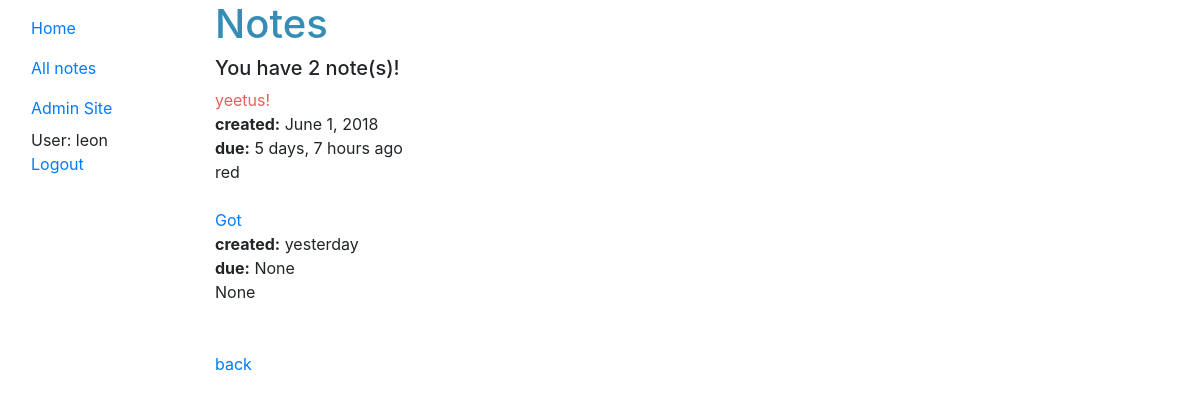
Before: /notes (signed in) with the older database file.
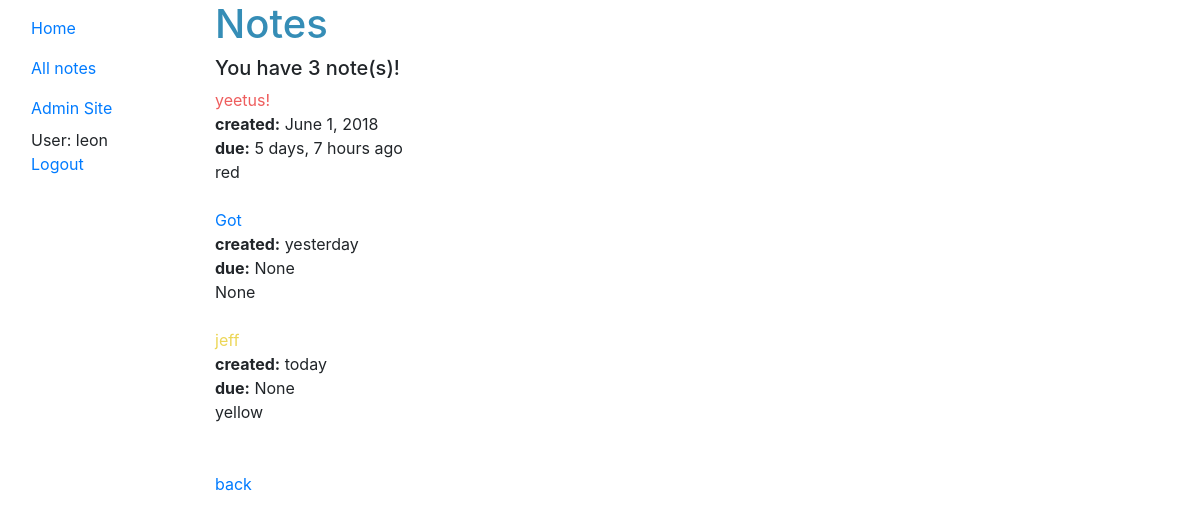
After: the same page with the newer database file.
### notesApp/models.py (models this page shows, shortened)
class Note(models.Model):
    colourChoices = (
        ('blue', 'Blue'),
        ('red', 'Red'),
        ('green', 'Green'),
        ('yellow', 'Yellow'),
    )
    owner = models.ForeignKey(User, on_delete=models.CASCADE)
    title = models.CharField(
        max_length=50, help_text="Main description of your task")
    description = models.TextField(
        blank=True, null=True, help_text="Any additional information")
    colour = models.CharField(blank=True, null=True,
                              max_length=50, choices=colourChoices, help_text="Colour code the note")
    group = models.CharField(
        blank=True, null=True, max_length=50, help_text="Assign the note to a group")
    dateCreated = models.DateTimeField(
        auto_now_add=True, verbose_name='date created')
    dateDue = models.DateTimeField(
        blank=True, null=True, help_text="Set a reminder date", verbose_name='date due')
    class Meta:
        ordering = ["dateCreated"]

### notesApp/views.py (the view)
# urls.py: path('notes', views.notes, name='notes'),
@login_required
def notes(request):
    noteList = Note.objects.filter(owner = request.user)
    notesCount = noteList.count()
    return render(request, 'notesApp/notes.html', {'noteList': noteList, 'notesCount': notesCount})

### templates/notesApp/notes.html
{% extends "base.html" %}
{% load humanize %}
{% block content %}
  <h1>Notes</h1>
  {% if noteList %}
    <h5>You have {{ notesCount }} note(s)!</h5>
    {% for note in noteList %}
      <a href="{% url 'editNote' note.id %}" class="{{ note.colour }}">{{ note.title }}</a>
      <br>
      <b>created:</b>
      {{ note.dateCreated|naturalday }}
      <br>
      <b>due:</b>
      {{ note.dateDue|naturaltime }}
      <br>
      {{ note.colour }}
      <br>
      <br>
    {% endfor %}
  {% else %}
    no notes
  {% endif %}
  <br>
  <a href="{% url 'index' %}">back</a>
{% endblock %}

### templates/base.html (shortened to what this page needs)
<!DOCTYPE html>
<html lang="en">
  <head>
    <link
      rel="stylesheet"
      href="https://stackpath.bootstrapcdn.com/bootstrap/4.1.0/css/bootstrap.min.css"
>
    {% load static %}
    <link rel="stylesheet" href="{% static 'notesApp/css/styles.css' %}">
  </head>
  <body>
    <div class="container-fluid">
      <div class="row">
        <div class="col-sm-2">
          {% block sidebar %}
            <nav class="navbar">
              <ul class="navbar-nav">
                <li class="nav-item">
                  <a class="nav-link" href="{% url 'index' %}">Home</a>
                </li>
                <li class="nav-item">
                  <a class="nav-link" href="{% url 'notes' %}">All notes</a>
                </li>
                <li class="nav-item">
                  <a class="nav-link" href="/admin">Admin Site</a>
                </li>
                {% if user.is_authenticated %}
                  <li>User:
                    {{ user.get_username }}</li>
                  <li>
                    <a href="{% url 'logout'%}?next=/accounts/logout">Logout</a>
                  </li>
                {% else %}
                  <li>
                    <a href="{% url 'login'%}?next={{request.path}}">Login</a>
                  </li>
                {% endif %}
              </ul>
            </nav>
          {% endblock %}
        </div>
        <div class="col-sm-10 ">
          {% block content %}{% endblock %}
        </div>
      </div>
    </div>
  </body>
</html>

### static/notesApp/css/styles.css (style rules this page uses)
* { margin: 0; padding: 0; }
h1 { color: rgb(53, 141, 182) }
.red { color: rgb(238, 93, 93) }
.yellow { color: rgb(236, 214, 87) }

Changed rows visible on the page:
added Note: title "jeff", dateCreated "today", dateDue "None", colour "yellow"
Other visible differences:
{{ notesCount }}: "2" → "3"
